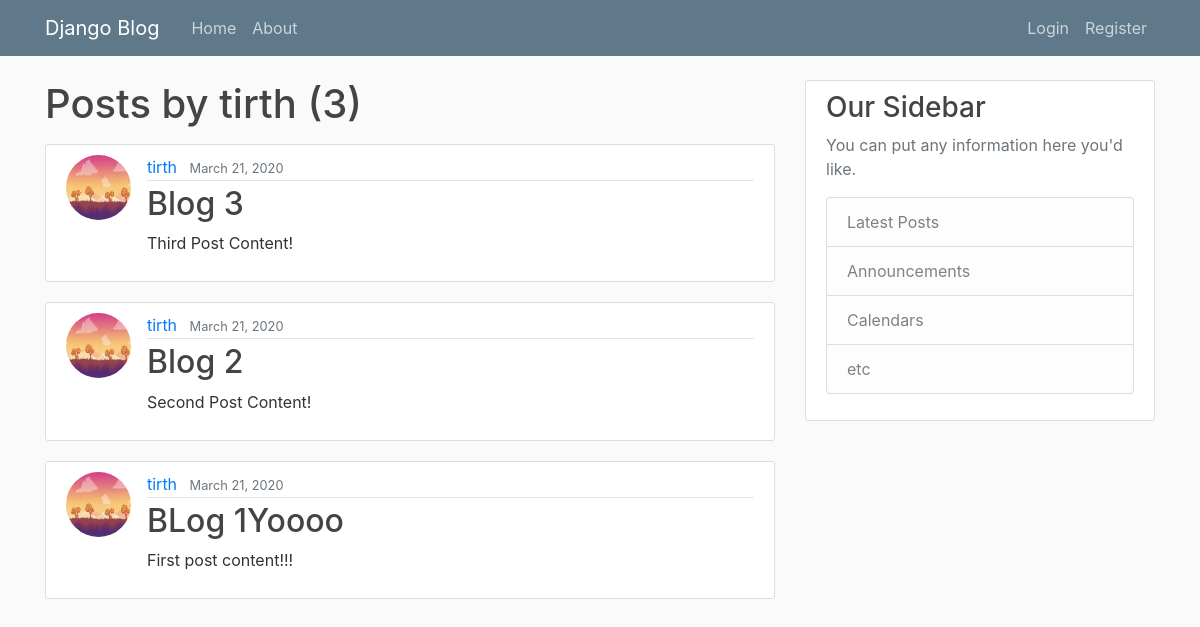
Before: /user/tirth with the older database file.
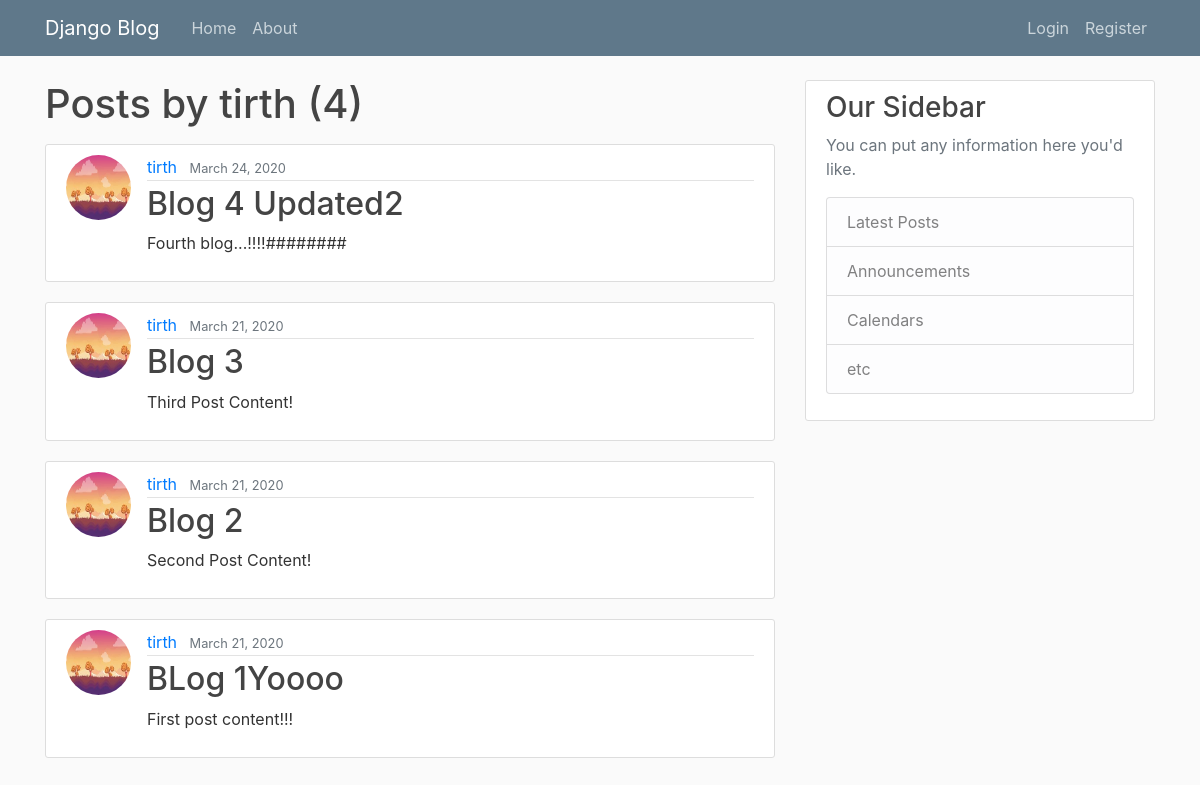
After: the same page with the newer database file.
### blog/models.py (models this page shows, shortened)
class Post(models.Model):
    title = models.CharField(max_length=100)
    content = models.TextField()
    date_posted = models.DateTimeField(default=timezone.now)  # only when post was created use--> auto_now_add=True
    author = models.ForeignKey(User, on_delete=models.CASCADE)

### users/models.py (models this page shows, shortened)
class Profile(models.Model):
    user = models.OneToOneField(User, on_delete=models.CASCADE)
    image = models.ImageField(default='default.jpg', upload_to='profile_pics')

### blog/views.py (the view)
# urls.py: path('user/<str:username>', UserPostListView.as_view(), name='user-posts'),
class UserPostListView(ListView):
    model = Post
    template_name = 'blog/user_posts.html'   # <app>/<model>_<viewtype>.html
    context_object_name = 'posts'
    paginate_by = 5
    def get_queryset(self):
        user = get_object_or_404(User, username=self.kwargs.get('username'))
        return Post.objects.filter(author=user).order_by('-date_posted')

### blog/templates/blog/user_posts.html (shortened to what this page needs)
{% extends "blog/base.html" %}
{% block content %}
<h1 class="mb-3"> Posts by {{ view.kwargs.username }} ({{ page_obj.paginator.count }}) </h1>
    {% for post in posts %}
        <article class="media content-section">
            <img src="{{ post.author.profile.image.url }}" alt="profile_pic" class="rounded-circle article-img">
            <div class="media-body">
            <div class="article-metadata">
                <a class="mr-2" href="{% url 'user-posts' post.author.username %}">{{ post.author }}</a>
                <small class="text-muted">{{ post.date_posted|date:"F d, Y" }}</small>
            </div>
            <h2><a class="article-title" href="{% url 'post-detail' post.id %}">{{ post.title }}</a></h2>
            <p class="article-content">{{ post.content }}</p>
            </div>
        </article>
    {% endfor %}
{% endblock content %}

Changed rows visible on the page:
added Post: author.profile.image (picture), author "tirth", date_posted "March 24, 2020", title "Blog 4 Updated2", content "Fourth blog...!!!!########"
Other visible differences:
{{ page_obj.paginator.count }}: "3" → "4"
